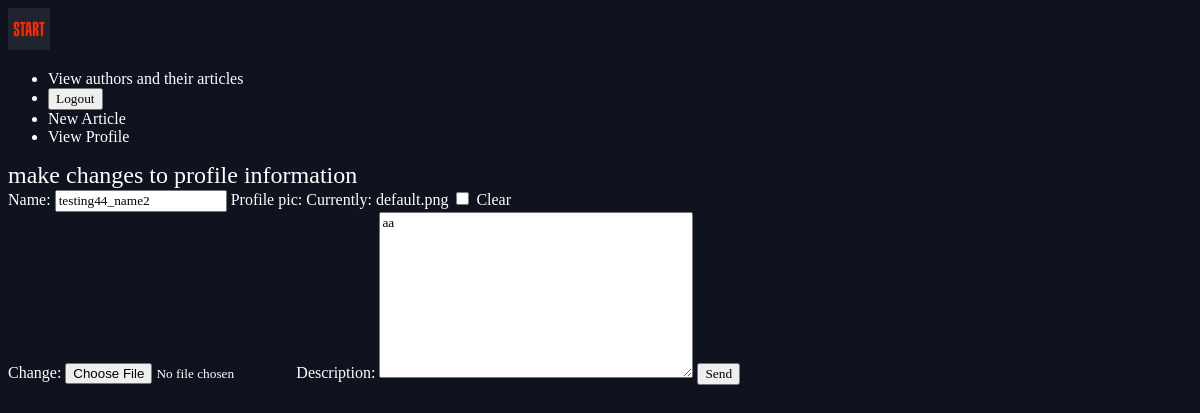
Before: /accounts/update-profile/ (signed in) with the older database file.
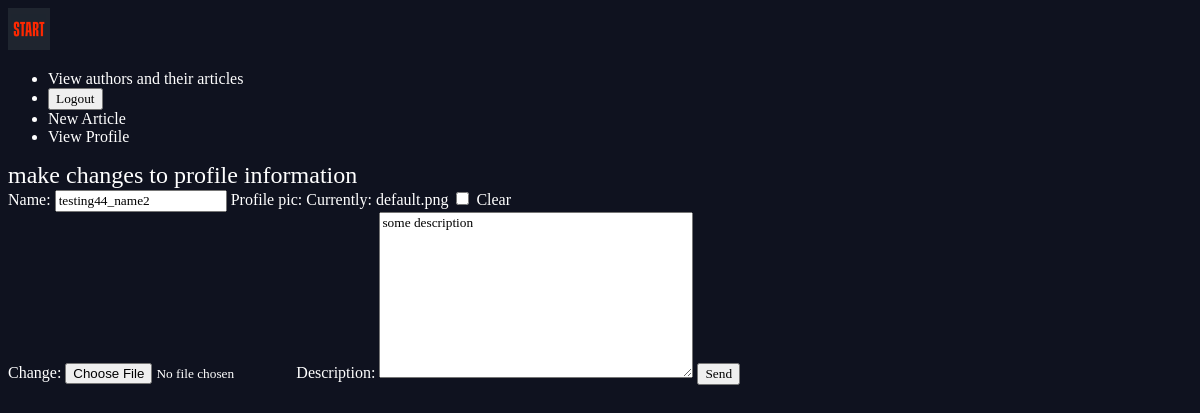
After: the same page with the newer database file.
### accounts/models.py (models this page shows, shortened)
class Profile(models.Model):
    name = models.CharField(max_length=100, default=None, null=True)
    description = models.TextField(blank=True)
    profile_pic = models.ImageField(default="profile_default.jpg", blank=True)
    user = models.ForeignKey(User, default=None, on_delete=models.SET_NULL, null=True)

### accounts/views.py (the view)
# urls.py: path(r'update-profile/', views.update_profile_view, name= 'update-profile')
@login_required(login_url="/accounts/login/")
def update_profile_view(request):
    user = request.user
    profile = Profile.objects.get(user_id=user.pk) # gets correct profile based on foreignkey being equal to primary key of user sending request
    if request.method=='POST':
        form = CreateUserProfile(request.POST, instance=profile) # Takes user input data and profile that should be modified and
        if form.is_valid:
            form.save() # updates profile information
            return redirect('accounts:profile')
    else:
        form = CreateUserProfile(instance=profile)
        return render(request, 'accounts/update_profile.html', {'form': form})

### accounts/forms.py
class CreateUserProfile(forms.ModelForm):
    class Meta():
        model=models.Profile
        fields=['name', 'profile_pic', 'description']

### accounts/templates/accounts/update_profile.html (shortened to what this page needs)
{% extends 'base_layout.html' %}
{% block content %}
<div class=>
    <h2>make changes to profile information</h2>
    <form class="site-form" action="{% url 'accounts:update-profile' %}" method="post">
        {{form}}
        <input type="submit" value="Send">
    </form>
</div>
{% endblock %}

Changed rows visible on the page:
changed Profile "testing44_name2": description "aa" → "some description"
